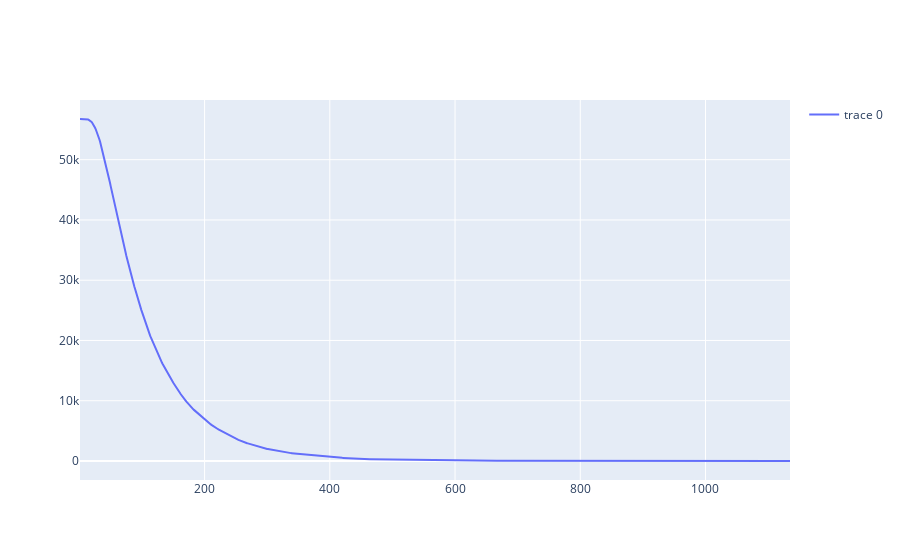

Notebook source saved alongside this figure:
### Code cell
import plotly.offline as py                    #保存图表，相当于plotly.plotly as py，同时增加了离线功能
py.init_notebook_mode(connected=True)          #离线绘图时，需要额外进行初始化
import plotly.graph_objects as go # 引入plotly底层绘图库

trace = go.Scatter(
     x = x1,
     y = y1,
     showlegend=True
)
data = [trace]

py.iplot(data)

### Figure 1 — Plotly figure (JSON) as saved in the notebook; plotly's stock layout.template omitted (floating-point values rounded to 4 significant figures; data arrays with more than 128 entries replaced by an {"elided": "..."} marker saying what was removed)
{"data": [{"showlegend": true, "type": "scatter", "x": {"elided": "1135 int values"}, "y": {"elided": "1135 int values"}}], "layout": {"autosize": true, "xaxis": {"autorange": true, "range": [1, 1135], "type": "linear"}, "yaxis": {"autorange": true, "range": [-3152.0, 59900.0], "type": "linear"}}}
